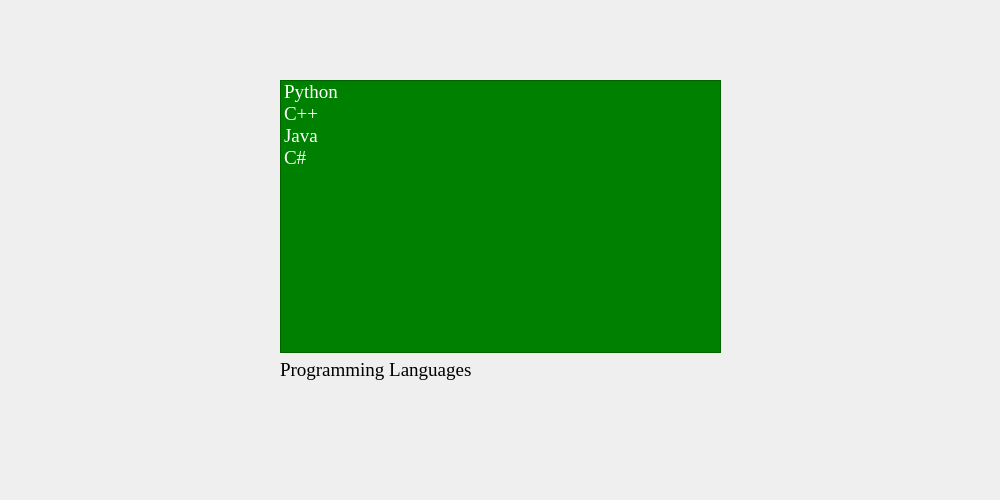
<?xml version="1.0" encoding="UTF-8"?>
<ui version="4.0">
 <class>Form</class>
 <widget class="QWidget" name="Form">
  <property name="geometry">
   <rect>
    <x>0</x>
    <y>0</y>
    <width>1000</width>
    <height>500</height>
   </rect>
  </property>
  <property name="windowTitle">
   <string>List with Qt Designer</string>
  </property>
  <widget class="QWidget" name="">
   <property name="geometry">
    <rect>
     <x>280</x>
     <y>80</y>
     <width>441</width>
     <height>301</height>
    </rect>
   </property>
   <layout class="QVBoxLayout" name="verticalLayout">
    <item>
     <widget class="QListWidget" name="listWidget">
      <property name="font">
       <font>
        <family>Times New Roman</family>
        <pointsize>14</pointsize>
       </font>
      </property>
      <property name="styleSheet">
       <string notr="true">background-color: green;
color: white</string>
      </property>
      <item>
       <property name="text">
        <string>Python</string>
       </property>
      </item>
      <item>
       <property name="text">
        <string>C++</string>
       </property>
      </item>
      <item>
       <property name="text">
        <string>Java</string>
       </property>
      </item>
      <item>
       <property name="text">
        <string>C#</string>
       </property>
      </item>
     </widget>
    </item>
    <item>
     <widget class="QLabel" name="label">
      <property name="font">
       <font>
        <family>Times New Roman</family>
        <pointsize>14</pointsize>
       </font>
      </property>
      <property name="text">
       <string>Programming Languages</string>
      </property>
     </widget>
    </item>
   </layout>
  </widget>
 </widget>
 <resources/>
 <connections/>
</ui>
